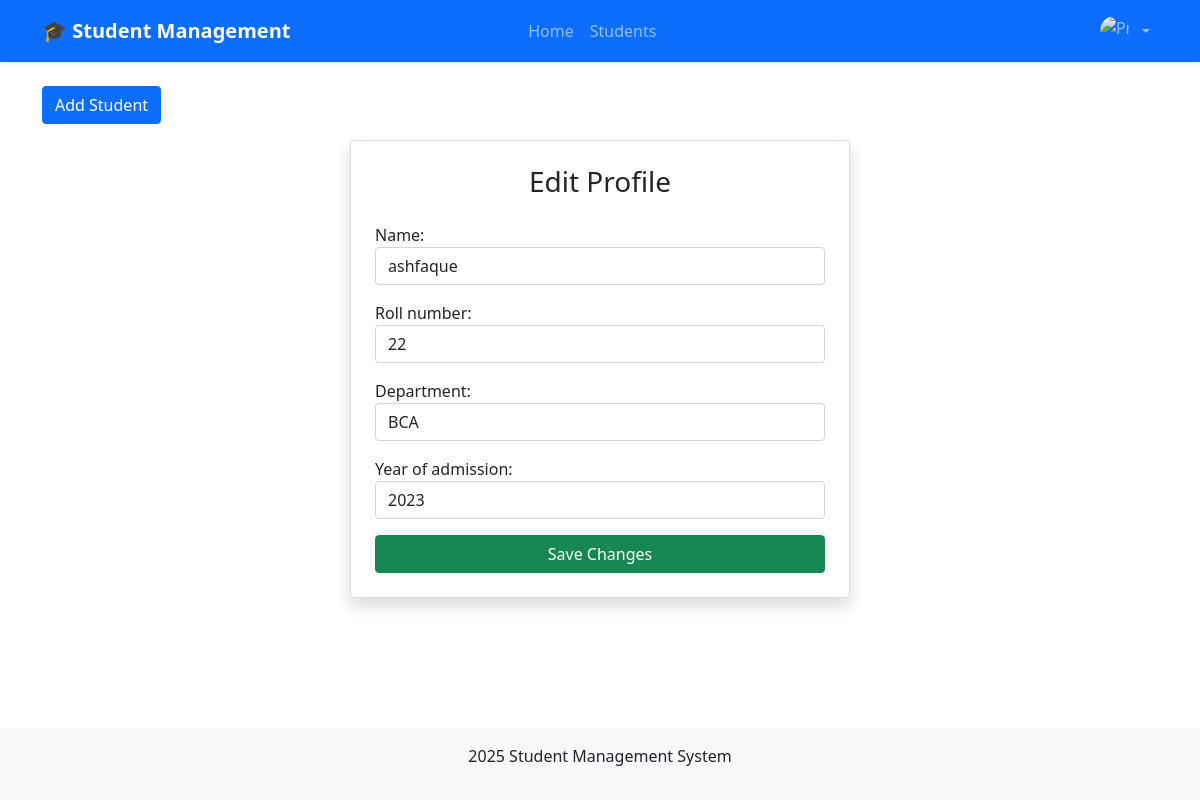
The page /profile/edit/2/ (signed in) on the database as committed earlier.
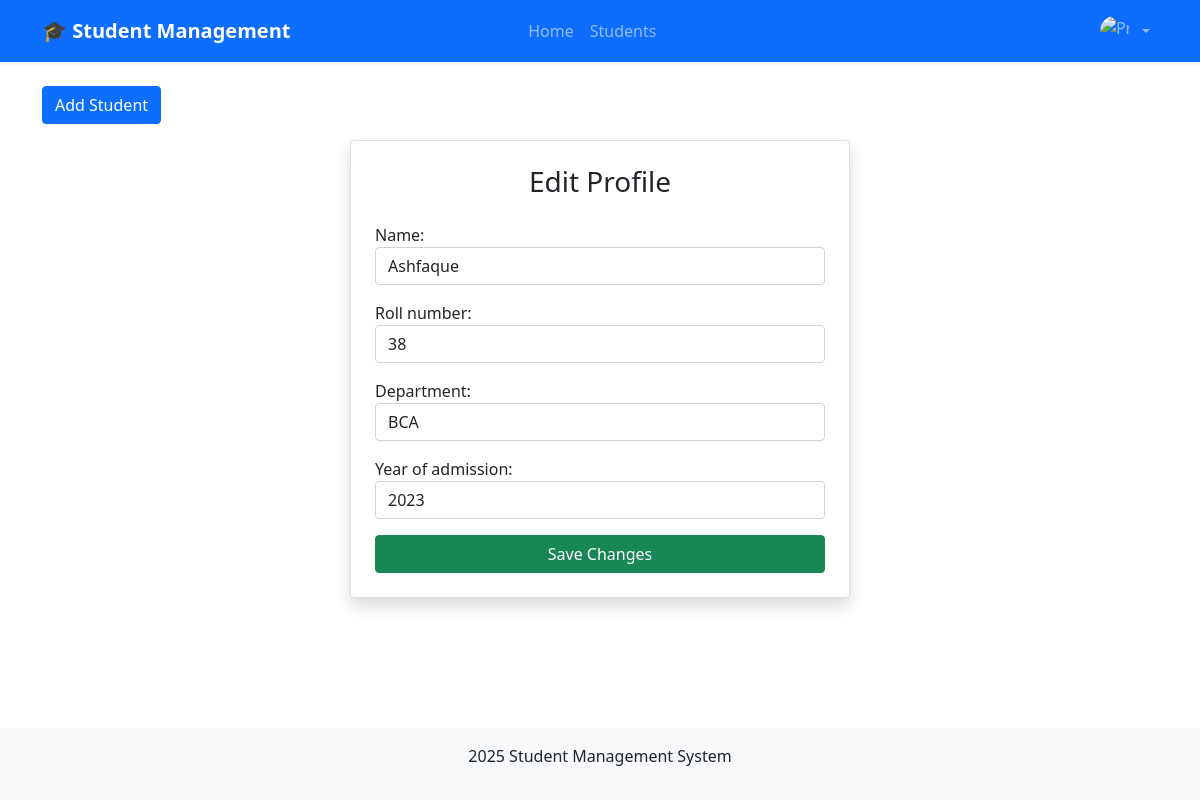
The same page on the database as committed later.
### app/models.py (models this page shows, shortened)
class Profile(models.Model):
    name = models.CharField(max_length=30,null=False, blank=False)
    role = models.CharField(max_length=10, choices=[('admin', 'Admin'), ('student', 'Student')],default='student')
    roll_number = models.CharField(max_length=20, null=False, blank=False,unique=True)
    department = models.CharField(max_length=50, null=False, blank=False)
    year_of_admission = models.IntegerField(null=False, blank=False)

### app/views.py (the view)
    def wrapper(request, *args, **kwargs):
        if not request.session.get('user_id'):
            return redirect('login')
        return view_func(request, *args, **kwargs)

### app/forms.py
class ProfileForm(forms.ModelForm):
    class Meta:
        model = Profile
        fields = ['name', 'roll_number', 'department', 'year_of_admission', ]
        widgets = {
            'name': forms.TextInput(attrs={
                'class': 'form-control',
                'placeholder': 'Enter Your Name'
            }),
            'roll_number': forms.NumberInput(attrs={
                'class': 'form-control',
                'placeholder': 'Enter Your Roll Number'
            }),
            'department': forms.TextInput(attrs={
                'class': 'form-control',
                'placeholder': 'Enter Your Department'
            }),
            'year_of_admission': forms.NumberInput(attrs={
                'class': 'form-control',
                'placeholder': 'Enter Your Admission Year'
            }),
            'role': forms.Select(attrs={
                'class': 'form-control'
            })
        }

### app/views.py (called while the page is built)
def login_required(view_func):
    def wrapper(request, *args, **kwargs):
        if not request.session.get('user_id'):
            return redirect('login')
        return view_func(request, *args, **kwargs)
    return wrapper

### app/templates/profile_edit.html
{% extends 'base.html' %} {% block content %}
<div class="card shadow p-4" style="max-width: 500px; margin: auto">
  <h3 class="text-center mb-4">Edit Profile</h3>
  <form method="POST">
    {% csrf_token %} {{ form.as_p }}
    <div class="d-grid">
      <button type="submit" class="btn btn-success">Save Changes</button>
    </div>
  </form>
</div>
{% endblock %}

Rows that differ between the two databases and show on the page:
changed Profile "BCA": name "ashfaque" → "Ashfaque"; roll_number "22" → "38"
